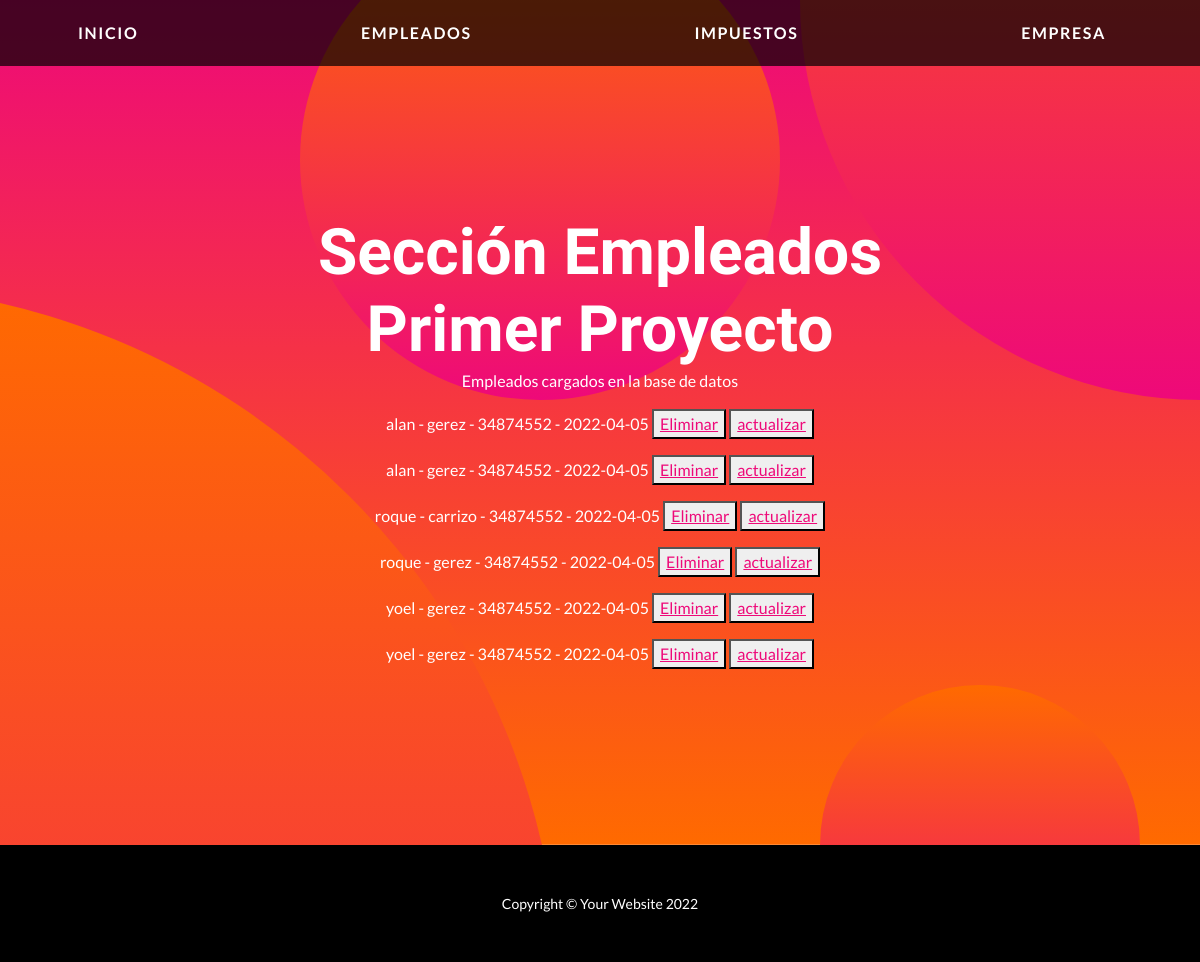
The app's page /mostrarEmpleados/ with its own data.
### applications/servicioImpuestos/models.py (models this page shows)
class Empleado(models.Model):
    nombre = models.CharField("Nombre", max_length=50)
    apellido = models.CharField("Apellido", max_length=50)
    dni = models.IntegerField()
    fecha_nacimiento = models.DateField("Fecha Nacimiento", auto_now=False, auto_now_add=False)
    def __str__(self) -> str:
        return f"{self.nombre} - {self.apellido} - {self.dni} - {self.fecha_nacimiento}"

### applications/servicioImpuestos/views.py (the view)
# urls.py: path('mostrarEmpleados/',views.mostrar_empleados, name="MostrarEmpleados" ),
def mostrar_empleados(request):
    empleados=models.Empleado.objects.all()
    return render(request, "mostrarEmpleados.html", {"emp":empleados})

### templates/mostrarEmpleados.html (shortened to what this page needs)
{% extends 'index.html' %}
{% block info %}
    <h2 class="masthead-subheading mb-0">
        Sección Empleados
    </h2>
{% endblock info %}
{% block contenido %}
    <p>
        Empleados cargados en la base de datos
    </p>
    {% for i in emp %}
            <p>
                {{i}}
                <button><a href=" {% url 'Eliminar' i.id %}">Eliminar</a></button>
                <button><a href=" {% url 'Actualizar' i.id %}">actualizar</a></button>
            </p>
    {% endfor %}
{% endblock contenido %}

### records on screen
Empleado: nombre+apellido+dni "alan - gerez - 34874552 - 2022-04-05"
Empleado: nombre+apellido+dni "alan - gerez - 34874552 - 2022-04-05"
Empleado: nombre+apellido+dni "roque - carrizo - 34874552 - 2022-04-05"
Empleado: nombre+apellido+dni "roque - gerez - 34874552 - 2022-04-05"
Empleado: nombre+apellido+dni "yoel - gerez - 34874552 - 2022-04-05"
Empleado: nombre+apellido+dni "yoel - gerez - 34874552 - 2022-04-05"
